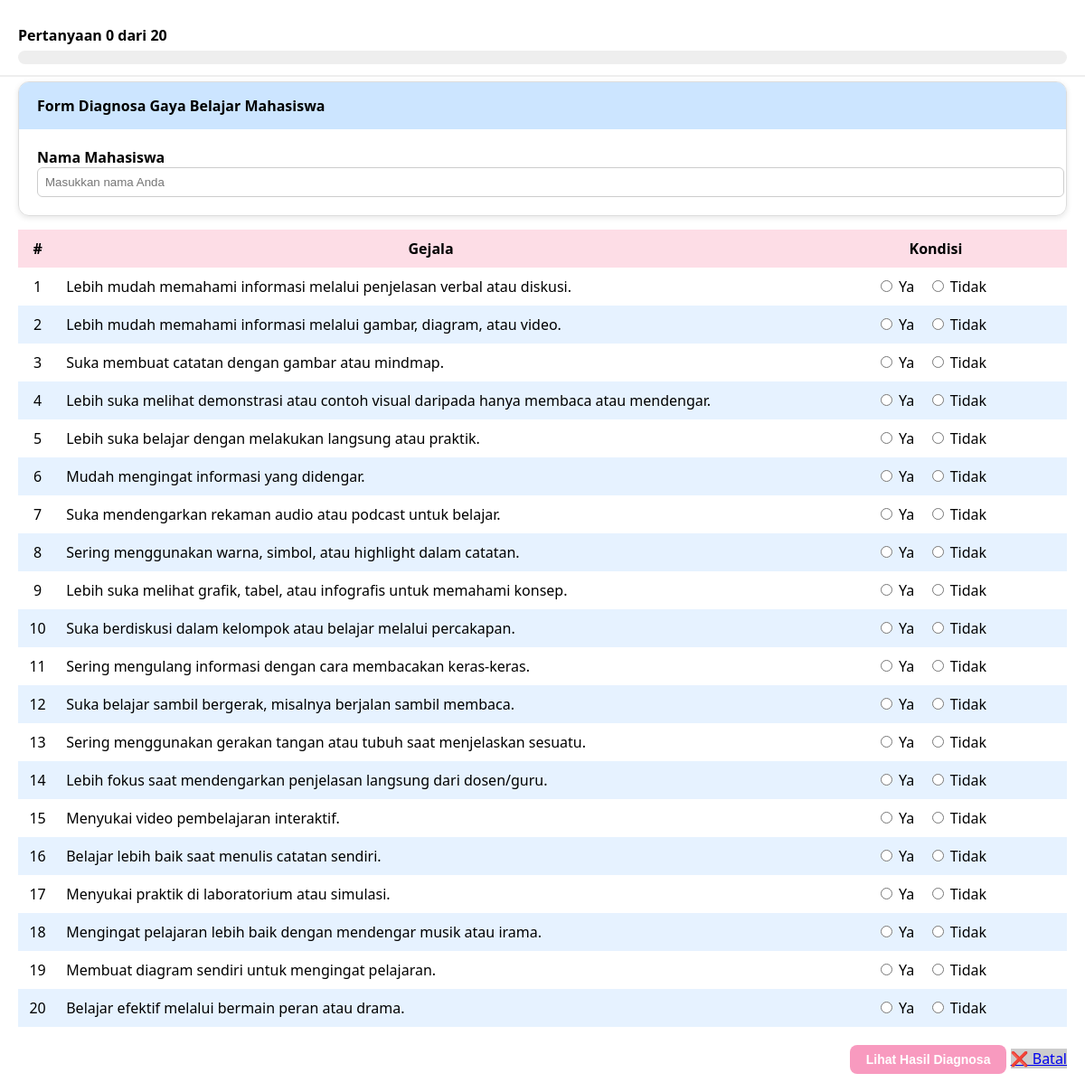
/diagnosa.php, run on the app's committed database.
### tables this page shows
CREATE TABLE `gejala` (
  `kode_gejala` varchar(10) NOT NULL,
  `nama_gejala` varchar(255) DEFAULT NULL
);

### diagnosa.php (the view, shortened to what this page needs)
<!DOCTYPE html>
<html>
<head>
</head>
<body>
<div class="card">
    <div class="card-header">
        <h4>Form Diagnosa Gaya Belajar Mahasiswa</h4>
    </div>
    <div class="card-body">
        <form method="post" action="hasil.php" id="formDiagnosa">
            <div class="mb-4">
                <label for="nama" class="form-label">Nama Mahasiswa</label>
                <input type="text" name="nama" id="nama" required placeholder="Masukkan nama Anda">
            </div>
            <div id="progress-wrapper">
    <p id="stepText">Pertanyaan 0 dari 0</p>
    <div id="progressBarContainer">
    </div>
</div>
                </div>
            </div>
            <table>
                <thead>
                    <tr>
                        <th>#</th>
                        <th class="text-start">Gejala</th>
                        <th style="width:25%;">Kondisi</th>
                    </tr>
                </thead>
                <?php
$koneksi = mysqli_connect("localhost", "root", "", "db_gayabelajar");
?>
                <tbody>
                    <?php
                    $query = mysqli_query($koneksi, "SELECT * FROM gejala");
                    $no = 1;
                    while ($data = mysqli_fetch_array($query)) {
                        echo "<tr>";
                        echo "<td style='text-align:center;'>{$no}</td>";
                        echo "<td>{$data['nama_gejala']}</td>";
                        echo "<td style='text-align:center;'>
                                <label class='form-check-inline'>
                                    <input type='radio' class='jawaban' name='gejala[{$data['kode_gejala']}]' value='ya' required> Ya
                                </label>
                                <label class='form-check-inline'>
                                    <input type='radio' class='jawaban' name='gejala[{$data['kode_gejala']}]' value='tidak'> Tidak
                                </label>
                              </td>";
                        echo "</tr>";
                        $no++;
                    }
                    ?>
                </tbody>
            </table>
            <div style="text-align: right; margin-top: 20px;">
                <button type="submit">Lihat Hasil Diagnosa</button>
                 <a href="index.php" class="btn" style="background-color: #ccc; margin-top: 10px;">❌ Batal</a>
            </div>
</body>
</html>

### diagnosa.php (style rules this page uses)
#progress-wrapper { position: fixed; top: 0; left: 0; right: 0; padding: 12px 20px; background-color: #fff; border-bottom: 2px solid #eee; z-index: 1000; }
#stepText { font-weight: bold; margin-bottom: 5px; }
#progressBarContainer { background: #eee; border-radius: 10px; overflow: hidden; height: 15px; }
.card { margin-top: 90px; }
body { font-family: 'Segoe UI', sans-serif; background-color: #fff; color: #000; margin: 20px; }
.card { border: 1px solid #ddd; border-radius: 12px; overflow: hidden; box-shadow: 0 2px 6px rgba(0,0,0,0.1); }
.card-header { background-color: #cce5ff; padding: 15px 20px; }
.card-header h4 { margin: 0; }
.card-body { padding: 20px; }
.form-label { font-weight: bold; }
table { width: 100%; border-collapse: collapse; margin-top: 15px; }
th { background-color: #fddde6; padding: 10px; text-align: center; }
td { padding: 10px; }
tr:nth-child(even) { background-color: #e6f2ff; }
.form-check-inline { margin-right: 10px; }
button { background-color: #f89abf; color: #fff; padding: 8px 18px; font-weight: bold; border: none; border-radius: 8px; cursor: pointer; font-size: 14px; }
input[type="text"] { padding: 8px; border-radius: 6px; border: 1px solid #ccc; width: 100%; }
#progress-wrapper { margin-bottom: 20px; }
#stepText { font-weight: bold; margin-bottom: 6px; }

### data on the page
gejala: nama_gejala "Lebih mudah memahami informasi melalui penjelasan verbal atau diskusi."
gejala: nama_gejala "Lebih mudah memahami informasi melalui gambar, diagram, atau video."
gejala: nama_gejala "Suka membuat catatan dengan gambar atau mindmap."
gejala: nama_gejala "Lebih suka melihat demonstrasi atau contoh visual daripada hanya membaca atau mendengar."
gejala: nama_gejala "Lebih suka belajar dengan melakukan langsung atau praktik."
gejala: nama_gejala "Mudah mengingat informasi yang didengar."
gejala: nama_gejala "Suka mendengarkan rekaman audio atau podcast untuk belajar."
gejala: nama_gejala "Sering menggunakan warna, simbol, atau highlight dalam catatan."
gejala: nama_gejala "Lebih suka melihat grafik, tabel, atau infografis untuk memahami konsep."
gejala: nama_gejala "Suka berdiskusi dalam kelompok atau belajar melalui percakapan."
gejala: nama_gejala "Sering mengulang informasi dengan cara membacakan keras-keras."
gejala: nama_gejala "Suka belajar sambil bergerak, misalnya berjalan sambil membaca."
gejala: nama_gejala "Sering menggunakan gerakan tangan atau tubuh saat menjelaskan sesuatu."
gejala: nama_gejala "Lebih fokus saat mendengarkan penjelasan langsung dari dosen/guru."
gejala: nama_gejala "Menyukai video pembelajaran interaktif."
gejala: nama_gejala "Belajar lebih baik saat menulis catatan sendiri."
gejala: nama_gejala "Menyukai praktik di laboratorium atau simulasi."
gejala: nama_gejala "Mengingat pelajaran lebih baik dengan mendengar musik atau irama."
gejala: nama_gejala "Membuat diagram sendiri untuk mengingat pelajaran."
gejala: nama_gejala "Belajar efektif melalui bermain peran atau drama."
